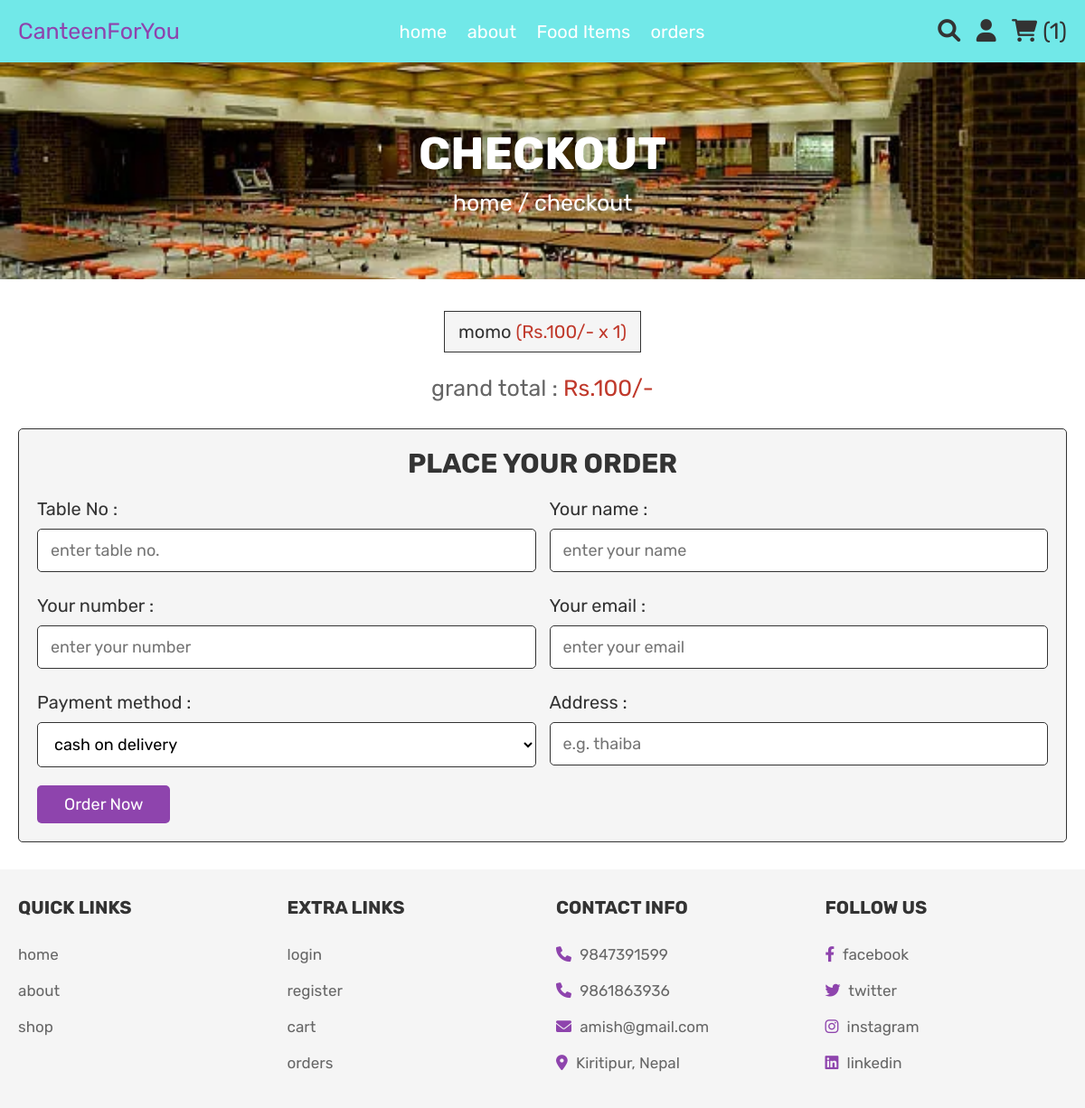
Before: /checkout.php (signed in) with the older database file.
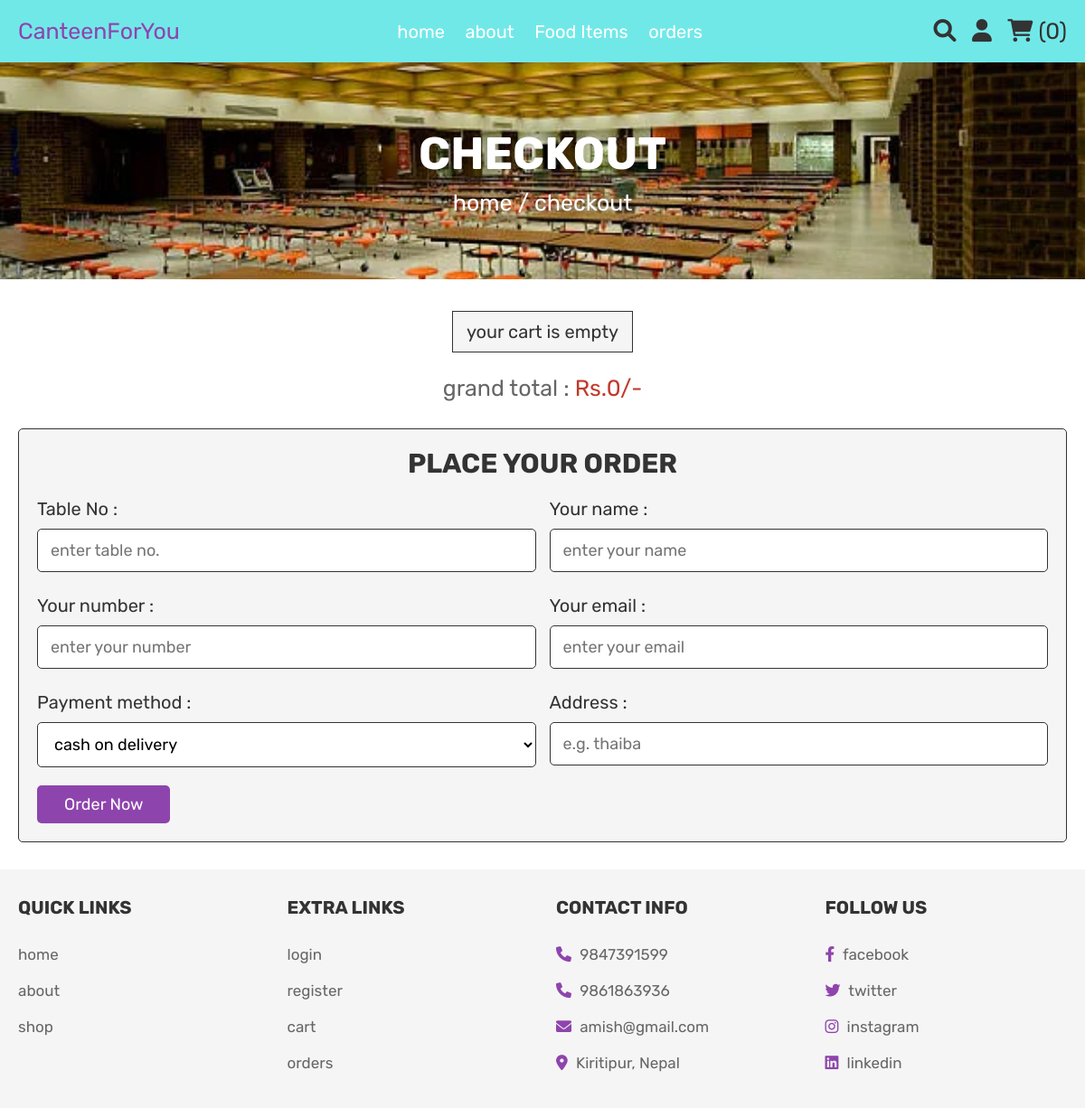
After: the same page with the newer database file.
### tables this page shows
CREATE TABLE `cart` (
  `id` int(100) NOT NULL,
  `itemId` int(11) NOT NULL,
  `user_id` int(100) NOT NULL,
  `name` varchar(100) NOT NULL,
  `price` int(100) NOT NULL,
  `quantity` int(100) NOT NULL,
  `image` varchar(100) NOT NULL
);

### checkout.php (the view, shortened to what this page needs)
<?php
include 'config.php';
$user_id = $_SESSION['user_id'];
$email = $name = $address = $repassword =$number = $password = $user_type = '';
?>
<!DOCTYPE html>
<html lang="en">
<head>
   <link rel="stylesheet" href="https://cdnjs.cloudflare.com/ajax/libs/font-awesome/6.0.0/css/all.min.css">
   <link rel="stylesheet" href="css/style.css?v=<?php echo time();?>">
</head>
<body>
<?php include 'header.php'; ?>
<div class="heading">
   <h3>checkout</h3>
   <p> <a href="home.php">home</a> / checkout </p>
</div>
<section class="display-order">
   <?php
      $grand_total = 0;
      $select_cart = mysqli_query($conn, "SELECT * FROM `cart` WHERE user_id = '$user_id'") or die('query failed');
      if(mysqli_num_rows($select_cart) > 0){
         while($fetch_cart = mysqli_fetch_assoc($select_cart)){
            $total_price = ($fetch_cart['price'] * $fetch_cart['quantity']);
            $grand_total += $total_price;
   ?>
   <p> <?php echo $fetch_cart['name']; ?> <span>(<?php echo 'Rs.'.$fetch_cart['price'].'/-'.' x '. $fetch_cart['quantity']; ?>)</span> </p>
   <?php
      }
   }else{
      echo '<p class="empty">your cart is empty</p>';
   }
   ?>
   <div class="grand-total"> grand total : <span>Rs.<?php echo $grand_total; ?>/-</span> </div>
</section>
<section class="checkout">
   <form action="" method="post">
      <h3>place your order</h3>
      <div class="flex">
         <div class="inputBox">
            <span>Table No :</span>
            <input type="number" min="1" name="tableNo"  placeholder="enter table no." value="<?php echo $tableNo?>"/>
         </div>
         <div class="inputBox">
            <span>Your name :</span>
            <input type="text" name="name"  placeholder="enter your name" value="<?php echo $name?>"/>
         </div>
         <div class="inputBox">
            <span>Your number :</span>
            <input type="number" name="number"  placeholder="enter your number"value="<?php echo $number?>"/>
         </div>
         <div class="inputBox">
            <span>Your email :</span>
            <input type="email" name="email"  placeholder="enter your email" value="<?php echo $email?>"/>
         </div>
         <div class="inputBox">
            <span>Payment method :</span>
            <select name="method">
               <option value="cash on delivery">cash on delivery</option>
            </select>
         </div>
         <div class="inputBox">
            <span>Address :</span>
            <input type="text" name="address"  placeholder="e.g. thaiba" value="<?php echo $address?>">
         </div>
      </div>
      <input type="submit" value="order now" class="btn" name="order_btn">
   </form>
</section>
<?php include 'footer.php'; ?>
</body>
</html>

### header.php (shortened to what this page needs)
<header class="header">
   <div class="header-2">
      <div class="flex">
         <a href="home.php" class="logo">CanteenForYou   </a>
         <nav class="navbar">
            <a href="home.php">home</a>
            <a href="about.php">about</a>
            <a href="shop.php">Food Items</a>
            <a href="orders.php">orders</a>
         </nav>
         <div class="icons">
            <a href="search_page.php" class="fas fa-search"></a>
            <div id="user-btn" class="fas fa-user"></div>
            <?php
               $select_cart_number = mysqli_query($conn, "SELECT * FROM `cart` WHERE user_id = '$user_id'") or die('query failed');
               $cart_rows_number = mysqli_num_rows($select_cart_number);
            ?>
            <a href="cart.php"> <i class="fas fa-shopping-cart"></i> <span>(<?php echo $cart_rows_number; ?>)</span> </a>
         </div>
      </div>
   </div>
</header>

Changed rows visible on the page:
removed cart: name "momo", price "100", quantity "1"
Other visible differences:
$cart_rows_number: "1" → "0"
$grand_total: "100" → "0"
text now shown: "your cart is empty"
